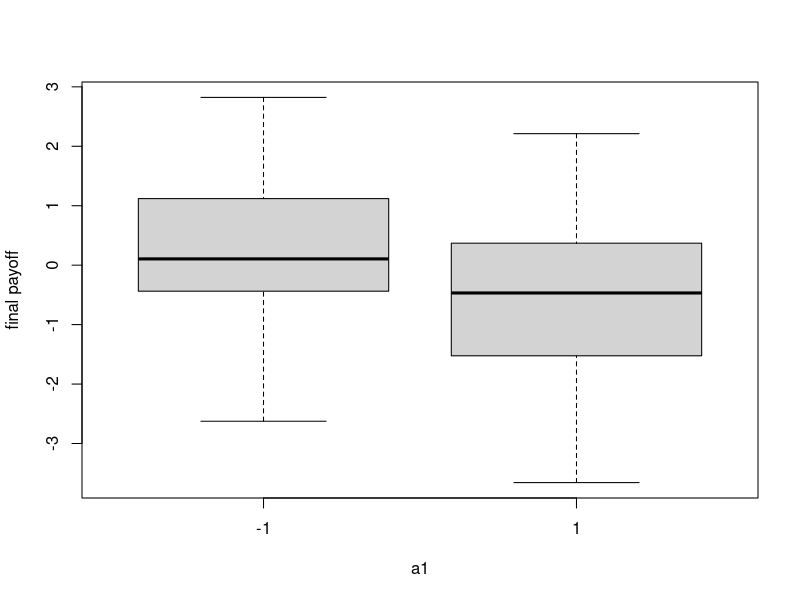
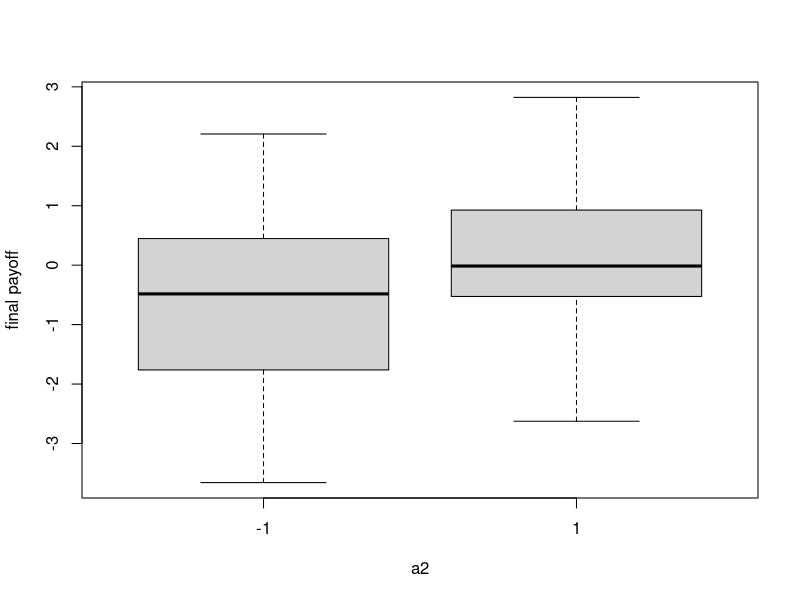

Generate these figures, in order, with R: (Note: this script raises an error after producing the figures.)
# simulation 1, setting 6, of Murray et.al. 2018

# true parameters; first half for main effect and second half for treatment effects
beta1 = c(0.644, 0.006, 0.369, 0.019) #stage 1 Q-function 
beta2 = c(0.00, 0.00, -0.50, 0.00, 0.00, 0.25, 0.00, 0.50, 0.50) # stage 2 Q-function
delta = c(0.1, 0.1) # o2 outcome model p(o2 | o1, a1) 

# sample 
set.seed(67);n = 200 # {-1,1} coding for covariates and assignment
o1 = 2* rbinom(n, 1, 0.5) -1 ; a1 = 2* rbinom(n, 1, 0.5) -1 
o2 = 2* rbinom(n, 1, 1/(1 + exp(-cbind(o1, a1) %*% delta))) -1 
a2 = 2 * rbinom(n, 1, 0.5) -1
y = rnorm(n, cbind(1, o1, a1, o1*a1,o2, a2,a2*o1,a2*a1, a2*o2 ) %*% beta2, 1)

my_dataset = list(data = cbind(o1, a1, o2, a2,y), beta1 = beta1, beta2 = beta2, delta = delta)

# check
View(my_dataset$data)
cor(my_dataset$data[,'a2'], my_dataset$data[,'y'])
boxplot(my_dataset$data[,'y'] ~my_dataset$data[,'a1'], 
        xlab = 'a1', 
        ylab = 'final payoff') 
boxplot(my_dataset$data[,'y'] ~my_dataset$data[,'a2'], 
        xlab = 'a2', 
        ylab = 'final payoff') 
head(my_dataset$data)

attach(my_dataset$data)
# stage 2 regression 
stage2 = lm(y ~ 1 + o1 + a1 + o1*a1 + o2 + a2*(1  + o1 + a1 + o2))
(coef2 = coefficients(stage2))
beta2_hat_lm = c(b20= coef2[1],b21 = coef2['o1'], b22 = coef2['a1'], b23 = coef2['o1:a1'], b24 = coef2['o2'] ) 
phi2_hat_lm = c(phi20 = coef2['a2'], phi21 = coef2['o1:a2'], 
                phi22 = coef2['a1:a2'], phi23 = coef2['o2:a2'])
# compute stage 1 psuedo-outcome 
Q_2_max = abs(cbind(1,o1, a1, o2) %*% phi2_hat_lm) #a_2 \in {-1,1}
y_1_hat = 0 + cbind(1,o1, a1, o1*a1, o2)%*%beta2_hat_lm + Q_2_max

# stage 1 regression 
stage1 = lm(y_1_hat ~ 1 + o1 + a1*(1 + o1))
(coef1 = coefficients(stage1))
beta1_hat_lm = c(b10 = coef1[1], coef1['o1'])
phi1_hat_lm = c(phi10 = coef1['a1'], phi11 = coef1['o1:a1'])

#identify optimal regimes for stage 1 
d1_opt_lm = ifelse(cbind(1,o1)%*%phi1_hat_lm >=0 ,1,-1) #sign
#identify optimal regimes for stage 2
d2_opt_lm = ifelse(cbind(1,o1, a1, o2) %*% phi2_hat_lm >=0, 1,-1)

#true optimal regime for stage 1 
true_d1_opt = ifelse(cbind(1, o1) %*% phi1 >= 0, 1, -1)
true_d2_opt = ifelse(cbind(1,o1, a1, o2) %*% phi2 >=0, 1,-1)

#Proportion of optimal action 
(mean(d1_opt_lm == true_d1_opt))
(mean(d2_opt_lm == true_d2_opt))
